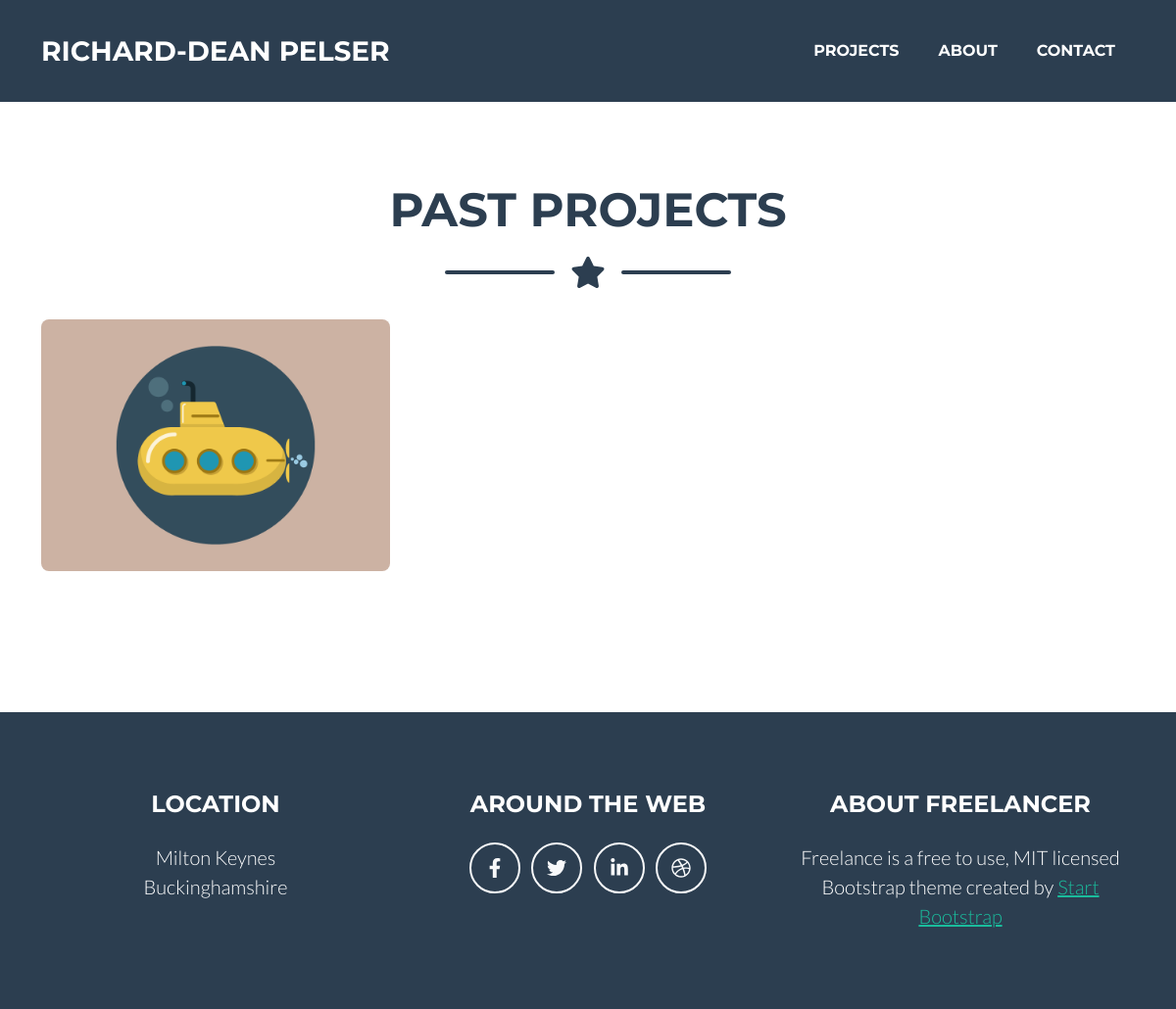
The page /projects/ on the database as committed earlier.
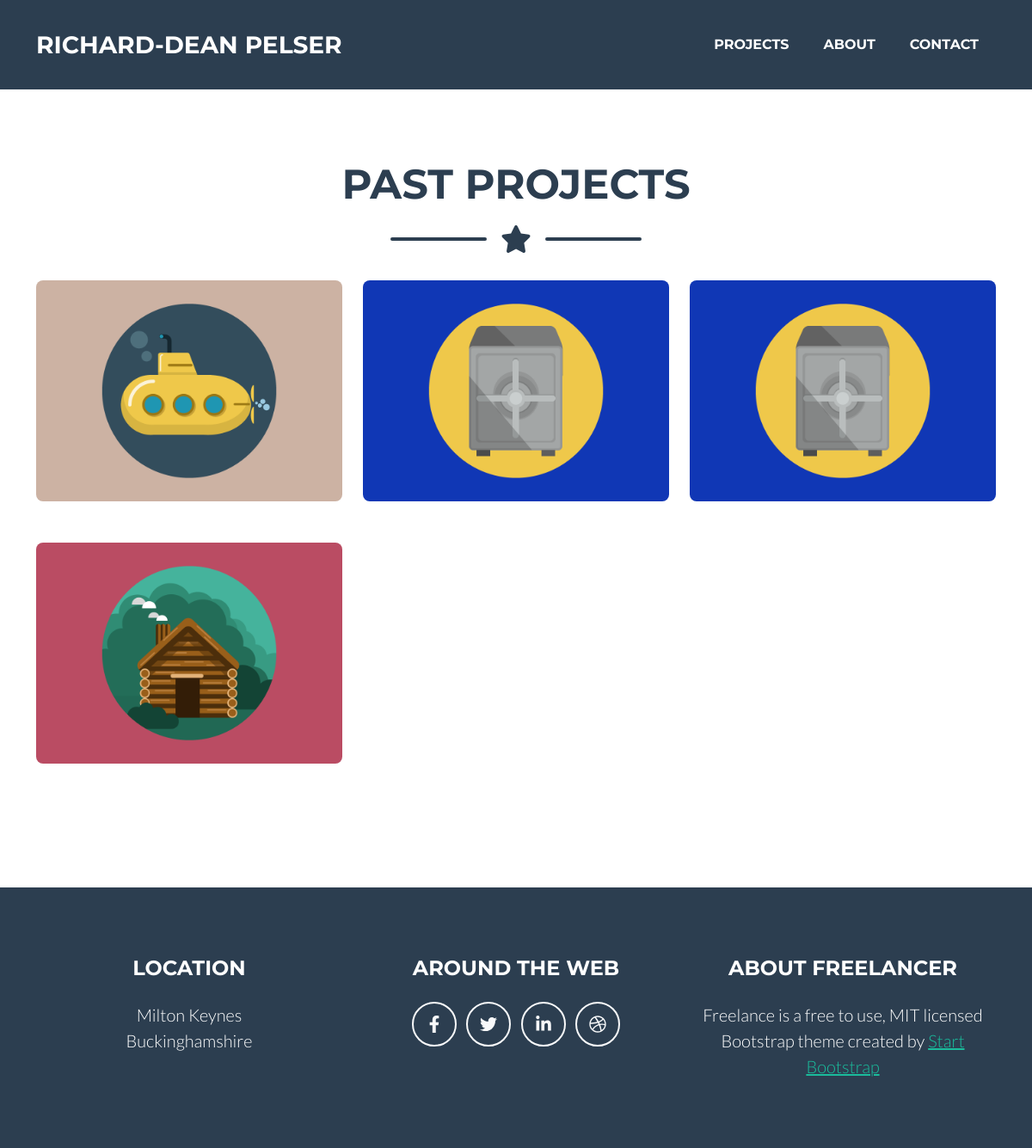
The same page on the database as committed later.
### portfolio/models.py (models this page shows, shortened)
class Project(models.Model):
    title = models.CharField(max_length=200)
    thumbnail = models.ImageField(null=True)
    body = RichTextUploadingField()
    slug = models.SlugField(null=True, blank=True)
    created = models.DateTimeField(auto_now_add=True)
    id = models.UUIDField(default=uuid.uuid4,  unique=True,
                          primary_key=True, editable=False)

### portfolio/views.py (the view)
# urls.py: path('projects/', views.project_page, name="project_page"),
def project_page(request):
    projects = Project.objects.all()
    context = {'projects': projects}
    return render(request, 'projects.html', context)

### portfolio/templates/projects.html (shortened to what this page needs)
{% extends 'base.html' %}
{% load static %}
{% block content %}
<h3>My Projects</h3>
<h5>Projects that makes my journey worthwhile</h5>
<section class="page-section portfolio" id="portfolio">
        <h2 class="page-section-heading text-center text-uppercase text-secondary mb-0">Past Projects</h2>
        <div class="divider-custom">
            <div class="divider-custom-line"></div>
            <div class="divider-custom-icon"><i class="fas fa-star"></i></div>
            <div class="divider-custom-line"></div>
        </div>
        <div class="container">
        <div class="row">
            {% for project in projects %}
            <div class="col-md-6 col-lg-4 mb-5">
                <div class="portfolio-item mx-auto" data-bs-toggle="modal" data-bs-target="#portfolioModal-{{project.id}}">
                    <img class="img-fluid" src="/static/images/{{project.thumbnail.url}}" alt="..." />
                </div>
            </div>
            {% empty %}
            <h3>There are no projects in the database...</h3>
            {% endfor %}
            </div>
        </div>
    </section>
{% endblock content %}

### portfolio/templates/base.html (shortened to what this page needs)
{% load static %}
<!DOCTYPE html>
<html lang="en">
<head>
    <link href="{% static 'css/styles.css' %}" rel="stylesheet" />
</head>
<body id="page-top">
    {% block navbar %} {% include 'navbar.html' %} {% endblock navbar %}
    {% block content %}
    {% endblock content %}
    <footer class="footer text-center">
        {% block footer %} {% include 'footer.html' %} {% endblock footer %}
    </footer>
</body>
</html>

### portfolio/templates/navbar.html (shortened to what this page needs)
    <nav class="navbar navbar-expand-lg bg-secondary text-uppercase fixed-top" id="mainNav">
        <div class="container">
            <a class="navbar-brand" href="#page-top">Richard-Dean Pelser</a>
            <div class="collapse navbar-collapse" id="navbarResponsive">
                <ul class="navbar-nav ms-auto">
                    <li class="nav-item mx-0 mx-lg-1"><a class="nav-link py-3 px-0 px-lg-3 rounded"
                            href="/projects">Projects</a></li>
                    <li class="nav-item mx-0 mx-lg-1"><a class="nav-link py-3 px-0 px-lg-3 rounded"
                            href="#about">About</a></li>
                    <li class="nav-item mx-0 mx-lg-1"><a class="nav-link py-3 px-0 px-lg-3 rounded"
                            href="#contact">Contact</a></li>
                </ul>
            </div>
        </div>
    </nav>
    <br />

### portfolio/templates/footer.html
    <div class="container">
        <div class="row">
            <div class="col-lg-4 mb-5 mb-lg-0">
                <h4 class="text-uppercase mb-4">Location</h4>
                <p class="lead mb-0">
                    Milton Keynes
                    <br />
                    Buckinghamshire
                </p>
            </div>
            <div class="col-lg-4 mb-5 mb-lg-0">
                <h4 class="text-uppercase mb-4">Around the Web</h4>
                <a class="btn btn-outline-light btn-social mx-1" href="#!"><i
                        class="fab fa-fw fa-facebook-f"></i></a>
                <a class="btn btn-outline-light btn-social mx-1" href="#!"><i class="fab fa-fw fa-twitter"></i></a>
                <a class="btn btn-outline-light btn-social mx-1" href="#!"><i
                        class="fab fa-fw fa-linkedin-in"></i></a>
                <a class="btn btn-outline-light btn-social mx-1" href="#!"><i class="fab fa-fw fa-dribbble"></i></a>
            </div>
            <div class="col-lg-4">
                <h4 class="text-uppercase mb-4">About Freelancer</h4>
                <p class="lead mb-0">
                    Freelance is a free to use, MIT licensed Bootstrap theme created by
                    <a href="http://startbootstrap.com">Start Bootstrap</a>
                </p>
            </div>
        </div>
    </div>

Rows that differ between the two databases and show on the page:
added Project: thumbnail (picture)
added Project: thumbnail (picture)
added Project: thumbnail (picture)
